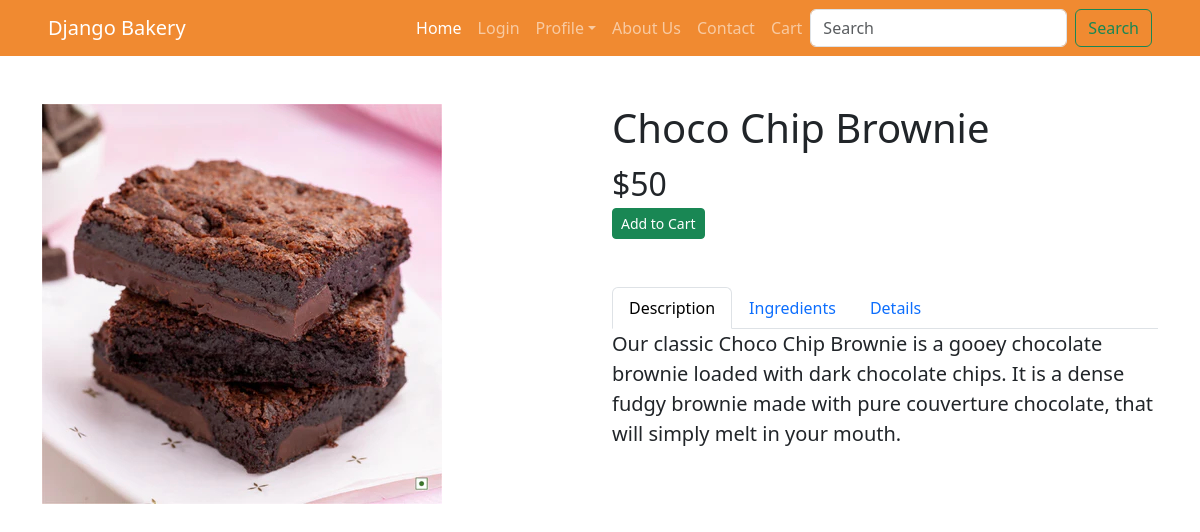
Page /product/1 on the committed database.
### inventory/models.py (models this page shows)
class Product(models.Model):
    food_choices = (
        (0,'egg'),
        (1,'eggless'),
    )
    collection = models.ForeignKey(Collection, on_delete=models.CASCADE,default=1)
    name = models.CharField( max_length=50)
    image = models.ImageField(upload_to="products")
    price = models.PositiveIntegerField(default=50)
    desc = models.TextField( null=True, blank=True)
    food_type = models.IntegerField(choices=food_choices,default=0)
    qty = models.FloatField(default=50.00, null=True, blank=True)
    ingredient = models.TextField(null=True, blank=True)
    is_new =models.BooleanField(default=True)
    is_best_seller =models.BooleanField(default=True)
    is_available =models.BooleanField(default=True)
    def __str__(self):
        return self.name

### inventory/views.py (the view)
# urls.py: path('product/<int:id>',views.product,name='product_detail'),
def product(request,id):
    p = Product.objects.get(id=id)
    return render(request,'inventory/product.html', context={
        'product': p,
        'images': ProductImage.objects.filter(product=p)
    })

### cart/templatetags/cart_tags.py (called while the page is built)
@register.simple_tag()
def count_cart_items():
     return CartItem.objects.count()

### templates/inventory/product.html (shortened to what this page needs)
{% extends 'layout/base.html' %}
{% load static %}
{% block content %}
<div class="container py-5">
    <div class="row">
        <div class="col-md-6">
            <img src="{{product.image.url}}" alt="" class="img-fluid">
        </div>
        <div class="col-md-6">
            <h1>{{product.name}}</h1>
            <div class="fs-2">${{product.price}}</div>
            <a hx-get="{% url 'add_to_cart' product.id %}" class="btn btn-success btn-sm"> Add to Cart</a>
            <ul class="nav nav-tabs mt-5" id="myTab" role="tablist">
                <li class="nav-item" role="presentation">
                    <button class="nav-link active" id="home-tab" data-bs-toggle="tab" data-bs-target="#home"
                        type="button" role="tab" aria-controls="home" aria-selected="true">
                        Description
                    </button>
                </li>
                <li class="nav-item" role="presentation">
                    <button class="nav-link" id="profile-tab" data-bs-toggle="tab" data-bs-target="#profile"
                        type="button" role="tab" aria-controls="profile" aria-selected="false">
                        Ingredients
                    </button>
                </li>
                <li class="nav-item" role="presentation">
                    <button class="nav-link" id="messages-tab" data-bs-toggle="tab" data-bs-target="#messages"
                        type="button" role="tab" aria-controls="messages" aria-selected="false">
                        Details
                    </button>
                </li>
            </ul>
            <div class="tab-content">
                <div class="tab-pane active" id="home" role="tabpanel" aria-labelledby="home-tab">
                    <p class="lead">
                        {{product.desc}}
                    </p>
                </div>
            </div>
        </div>
    </div>
</div>
{% endblock content %}

### rows in the picture
Product: image (picture), name "Choco Chip Brownie", price "50", desc "Our classic Choco Chip Brownie is a gooey chocolate brownie loaded with dark chocolate chips. It is a dense fudgy brownie made with pure couverture chocolate, that will simply melt in your mouth."
